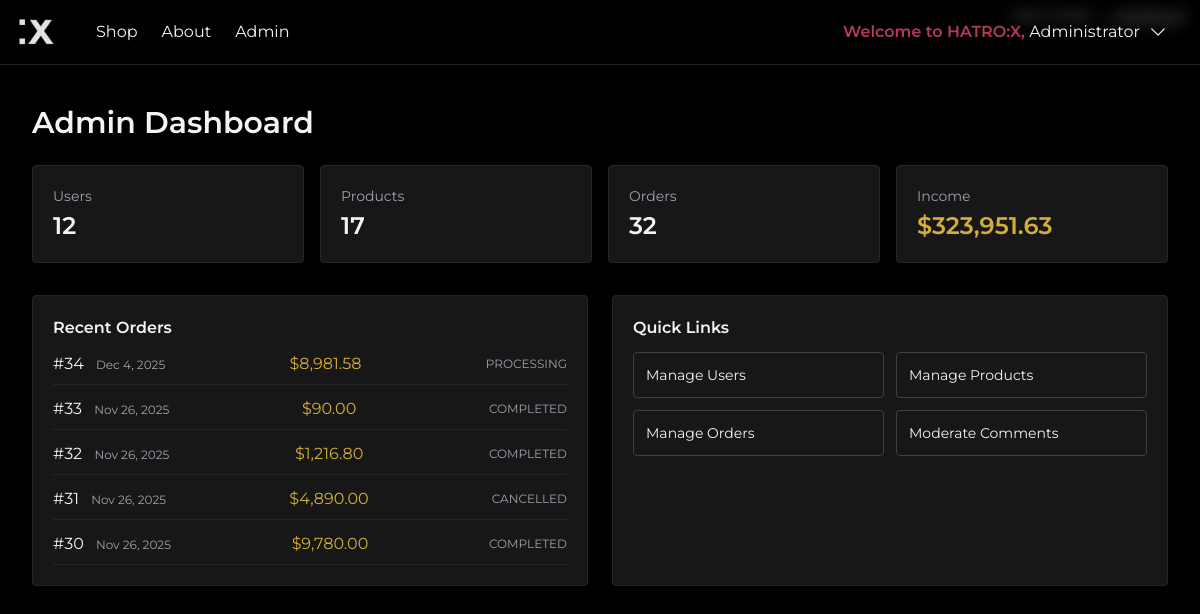
Page /admin/dashboard.php (signed in) on the committed database.
### tables this page shows
CREATE TABLE `orders` (
  `id` int(11) NOT NULL,
  `user_id` int(11) NOT NULL,
  `total_amount` decimal(10,2) NOT NULL,
  `status` varchar(50) NOT NULL DEFAULT 'pending',
  `created_at` datetime NOT NULL DEFAULT current_timestamp()
);

### includes/db_connection.php (called while the page is built, shortened)
<?php
function e(string $str): string
{
    return htmlspecialchars($str, ENT_QUOTES | ENT_SUBSTITUTE, 'UTF-8');
}
?>

### admin/dashboard.php (the view, shortened to what this page needs)
<?php
require_once __DIR__ . '/../includes/db_connection.php';
$total_users = $total_products = $total_orders = 0; $total_income = 0.0;
if ($res = $mysqli->query('SELECT COUNT(*) AS c FROM users')) { $total_users = (int)$res->fetch_assoc()['c']; }
if ($res = $mysqli->query("SELECT COUNT(*) AS c FROM products WHERE status='active'")) { $total_products = (int)$res->fetch_assoc()['c']; }
if ($res = $mysqli->query('SELECT COUNT(*) AS c FROM orders')) { $total_orders = (int)$res->fetch_assoc()['c']; }
if ($res = $mysqli->query('SELECT COALESCE(SUM(total_amount),0) AS s FROM orders')) { $total_income = (float)$res->fetch_assoc()['s']; }
$recent_orders = [];
if ($res = $mysqli->query('SELECT id, total_amount, status, created_at FROM orders ORDER BY id DESC LIMIT 5')) {
    while ($row = $res->fetch_assoc()) { $recent_orders[] = $row; }
}
include __DIR__ . '/../includes/header.php';
?>
<section class="max-w-7xl mx-auto px-4 sm:px-6 lg:px-8 py-10">
  <h1 class="text-3xl font-semibold mb-6">Admin Dashboard</h1>
  <div class="grid grid-cols-2 md:grid-cols-4 gap-4">
    <div class="bg-neutral-900 border border-neutral-800 p-5 rounded">
      <div class="text-gray-400 text-sm">Users</div>
      <div class="text-2xl font-semibold mt-1"><?= $total_users ?></div>
    </div>
    <div class="bg-neutral-900 border border-neutral-800 p-5 rounded">
      <div class="text-gray-400 text-sm">Products</div>
      <div class="text-2xl font-semibold mt-1"><?= $total_products ?></div>
    </div>
    <div class="bg-neutral-900 border border-neutral-800 p-5 rounded">
      <div class="text-gray-400 text-sm">Orders</div>
      <div class="text-2xl font-semibold mt-1"><?= $total_orders ?></div>
    </div>
    <div class="bg-neutral-900 border border-neutral-800 p-5 rounded">
      <div class="text-gray-400 text-sm">Income</div>
      <div class="text-2xl font-semibold mt-1 text-gold">$<?= number_format($total_income, 2) ?></div>
    </div>
  </div>
  <div class="mt-8 grid md:grid-cols-2 gap-6">
    <div class="bg-neutral-900 border border-neutral-800 p-5 rounded">
      <h2 class="font-semibold mb-3">Recent Orders</h2>
      <div class="space-y-3">
        <?php foreach ($recent_orders as $o): ?>
          <div class="flex items-center justify-between border-b border-neutral-800 pb-2">
            <div>#<?= (int)$o['id'] ?> <span class="text-xs text-gray-400 ml-2"><?= e(date('M j, Y', strtotime($o['created_at']))) ?></span></div>
            <div class="text-gold">$<?= number_format((float)$o['total_amount'], 2) ?></div>
            <div class="text-xs text-gray-400 uppercase"><?= e($o['status']) ?></div>
          </div>
        <?php endforeach; ?>
      </div>
    </div>
    <div class="bg-neutral-900 border border-neutral-800 p-5 rounded">
      <h2 class="font-semibold mb-3">Quick Links</h2>
      <div class="grid grid-cols-2 gap-3 text-sm">
        <a class="border border-neutral-700 rounded p-3 hover:border-gold" href="/hatrox-project/admin/users.php">Manage Users</a>
        <a class="border border-neutral-700 rounded p-3 hover:border-gold" href="/hatrox-project/admin/products.php">Manage Products</a>
        <a class="border border-neutral-700 rounded p-3 hover:border-gold" href="/hatrox-project/admin/orders.php">Manage Orders</a>
        <a class="border border-neutral-700 rounded p-3 hover:border-gold" href="/hatrox-project/admin/comments.php">Moderate Comments</a>
      </div>
    </div>
  </div>
</section>
<?php include __DIR__ . '/../includes/footer.php'; ?>

### includes/header.php (style rules this page uses)
body { font-family: 'Montserrat', sans-serif; }
p, div { word-break: break-word; overflow-wrap: break-word; }
.text-gray-300, .text-gray-400, .italic { max-width: 100%; word-break: break-word; overflow-wrap: break-word; white-space: normal; }

### rows in the picture
orders: id "34", created_at "Dec 4, 2025", total_amount "8,981.58", status "PROCESSING"
orders: id "33", created_at "Nov 26, 2025", total_amount "90.00", status "COMPLETED"
orders: id "32", created_at "Nov 26, 2025", total_amount "1,216.80", status "COMPLETED"
orders: id "31", created_at "Nov 26, 2025", total_amount "4,890.00", status "CANCELLED"
orders: id "30", created_at "Nov 26, 2025", total_amount "9,780.00", status "COMPLETED"

### other values in the picture
$_SESSION['full_name'] "Administrator"
$total_users "12"
$total_products "17"
$total_orders "32"
$total_income "323,951.63"
